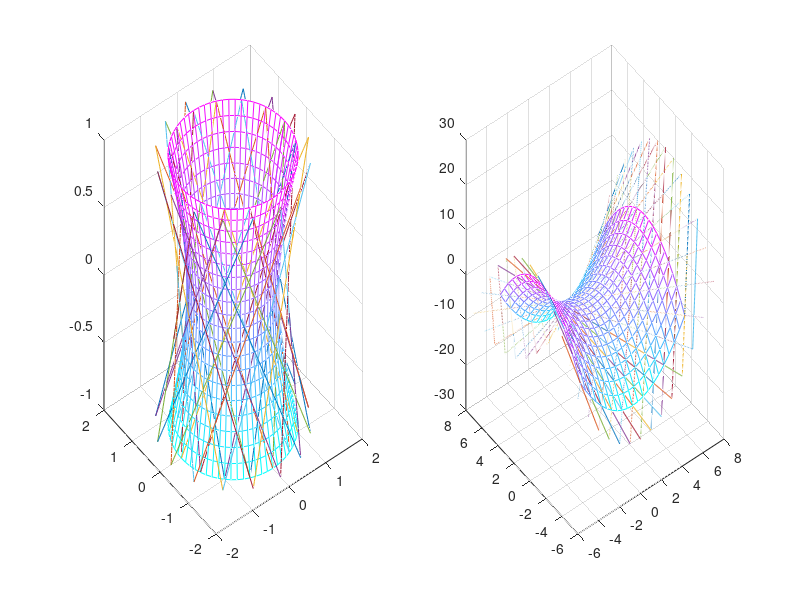

The MATLAB source for this figure:
%% Прямолинейные образующие однополостный гиперболоид x^2+y^2-z^2=1
%Отобразить с помощью surf однополостный гиперболоид и гиперболический
%параболоид, и с помощью plot3 отобразить их прямолинейные образующие
%с некоторым фиксированным шагом.

%1) необходима параметризация r^2=x^2+y^2=1+z^2,x=rcos(phi)...
subplot(1,2,1);
[phi,z]=meshgrid(0:pi/32:2*pi,-1:0.1:1);
r = sqrt(1+z.^2);
x = r.*cos(phi);
y = r.*sin(phi);
hidden on
mesh(x,y,z); %можно surf, но так виднее
colormap('cool');
hold on;
t = linspace(-1, 1);
%нарисуем образующие
for i=1:16
    for j=1:2
        phi0=i*pi/8;
        r0=0.8+0.2*j;
        x0=r0*cos(phi0);
        y0=r0*sin(phi0);
        plot3(x0+y0*t,y0-x0*t,t);
        hold on
        plot3(x0-y0*t,y0+x0*t,t);
        hold on
    end
end
%2) гиперболический параболоид. Для простоты x^2 - y^2 = 2z
%у нас теперь такой симметрии нет, поэтому нужно вывести уравнения
%линейных образующих. Хотя рисовать поверхность теперь полегче
subplot(1,2,2);
[x,y] = meshgrid(-5:0.5:5,-5:0.5:5);
z = (1/2)*(x.^2-y.^2);
mesh(x,y,z);
hold on
t = linspace(-1, 1);
for i = 0:11
    x0 = -5+i;
    for j = 0:11
        y0 = -5+j;
        z0 = (1/2)*(x0^2-y0^2);
        plot3(x0+t,y0+t,z0+(x0-y0)*t);
        hold on
        plot3(x0-t,y0+t,z0-(x0+y0)*t);
        hold on
    end
end